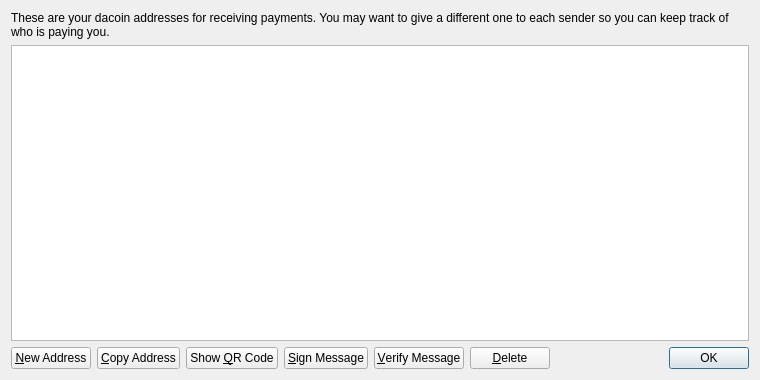
<?xml version="1.0" encoding="UTF-8"?>
<ui version="4.0">
 <class>AddressBookPage</class>
 <widget class="QWidget" name="AddressBookPage">
  <property name="geometry">
   <rect>
    <x>0</x>
    <y>0</y>
    <width>760</width>
    <height>380</height>
   </rect>
  </property>
  <property name="windowTitle">
   <string>Address Book</string>
  </property>
  <layout class="QVBoxLayout" name="verticalLayout">
   <item>
    <widget class="QLabel" name="labelExplanation">
     <property name="text">
      <string>These are your dacoin addresses for receiving payments. You may want to give a different one to each sender so you can keep track of who is paying you.</string>
     </property>
     <property name="textFormat">
      <enum>Qt::PlainText</enum>
     </property>
     <property name="wordWrap">
      <bool>true</bool>
     </property>
    </widget>
   </item>
   <item>
    <widget class="QTableView" name="tableView">
     <property name="contextMenuPolicy">
      <enum>Qt::CustomContextMenu</enum>
     </property>
     <property name="toolTip">
      <string>Double-click to edit address or label</string>
     </property>
     <property name="tabKeyNavigation">
      <bool>false</bool>
     </property>
     <property name="alternatingRowColors">
      <bool>true</bool>
     </property>
     <property name="selectionMode">
      <enum>QAbstractItemView::SingleSelection</enum>
     </property>
     <property name="selectionBehavior">
      <enum>QAbstractItemView::SelectRows</enum>
     </property>
     <property name="sortingEnabled">
      <bool>true</bool>
     </property>
     <attribute name="verticalHeaderVisible">
      <bool>false</bool>
     </attribute>
    </widget>
   </item>
   <item>
    <layout class="QHBoxLayout" name="horizontalLayout">
     <item>
      <widget class="QPushButton" name="newAddressButton">
       <property name="toolTip">
        <string>Create a new address</string>
       </property>
       <property name="text">
        <string>&amp;New Address</string>
       </property>
       <property name="icon">
        <iconset resource="../bitcoin.qrc">
         <normaloff>:/icons/add</normaloff>:/icons/add</iconset>
       </property>
      </widget>
     </item>
     <item>
      <widget class="QPushButton" name="copyToClipboard">
       <property name="toolTip">
        <string>Copy the currently selected address to the system clipboard</string>
       </property>
       <property name="text">
        <string>&amp;Copy Address</string>
       </property>
       <property name="icon">
        <iconset resource="../bitcoin.qrc">
         <normaloff>:/icons/editcopy</normaloff>:/icons/editcopy</iconset>
       </property>
      </widget>
     </item>
     <item>
      <widget class="QPushButton" name="showQRCode">
       <property name="text">
        <string>Show &amp;QR Code</string>
       </property>
       <property name="icon">
        <iconset resource="../bitcoin.qrc">
         <normaloff>:/icons/qrcode</normaloff>:/icons/qrcode</iconset>
       </property>
      </widget>
     </item>
     <item>
      <widget class="QPushButton" name="signMessage">
       <property name="toolTip">
        <string>Sign a message to prove you own a Bitcoin address</string>
       </property>
       <property name="text">
        <string>&amp;Sign Message</string>
       </property>
       <property name="icon">
        <iconset resource="../bitcoin.qrc">
         <normaloff>:/icons/edit</normaloff>:/icons/edit</iconset>
       </property>
      </widget>
     </item>
     <item>
      <widget class="QPushButton" name="verifyMessage">
       <property name="toolTip">
        <string>Verify a message to ensure it was signed with a specified Bitcoin address</string>
       </property>
       <property name="text">
        <string>&amp;Verify Message</string>
       </property>
       <property name="icon">
        <iconset resource="../bitcoin.qrc">
         <normaloff>:/icons/transaction_0</normaloff>:/icons/transaction_0</iconset>
       </property>
      </widget>
     </item>
     <item>
      <widget class="QPushButton" name="deleteButton">
       <property name="toolTip">
        <string>Delete the currently selected address from the list. Only sending addresses can be deleted.</string>
       </property>
       <property name="text">
        <string>&amp;Delete</string>
       </property>
       <property name="icon">
        <iconset resource="../bitcoin.qrc">
         <normaloff>:/icons/remove</normaloff>:/icons/remove</iconset>
       </property>
      </widget>
     </item>
     <item>
      <spacer name="horizontalSpacer">
       <property name="orientation">
        <enum>Qt::Horizontal</enum>
       </property>
       <property name="sizeHint" stdset="0">
        <size>
         <width>40</width>
         <height>20</height>
        </size>
       </property>
      </spacer>
     </item>
     <item>
      <widget class="QDialogButtonBox" name="buttonBox">
       <property name="sizePolicy">
        <sizepolicy hsizetype="Maximum" vsizetype="Fixed">
         <horstretch>0</horstretch>
         <verstretch>0</verstretch>
        </sizepolicy>
       </property>
       <property name="standardButtons">
        <set>QDialogButtonBox::Ok</set>
       </property>
      </widget>
     </item>
    </layout>
   </item>
  </layout>
 </widget>
 <resources>
  <include location="../bitcoin.qrc"/>
 </resources>
 <connections/>
</ui>
